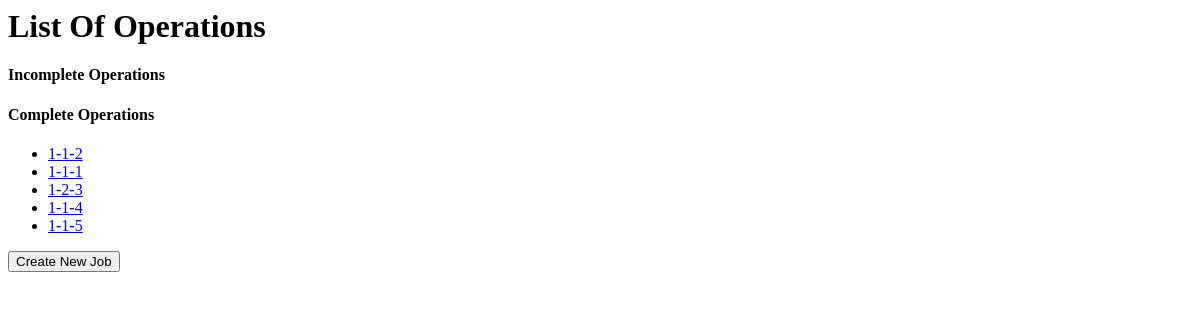
/embossers/, run on an earlier commit of the app's database.
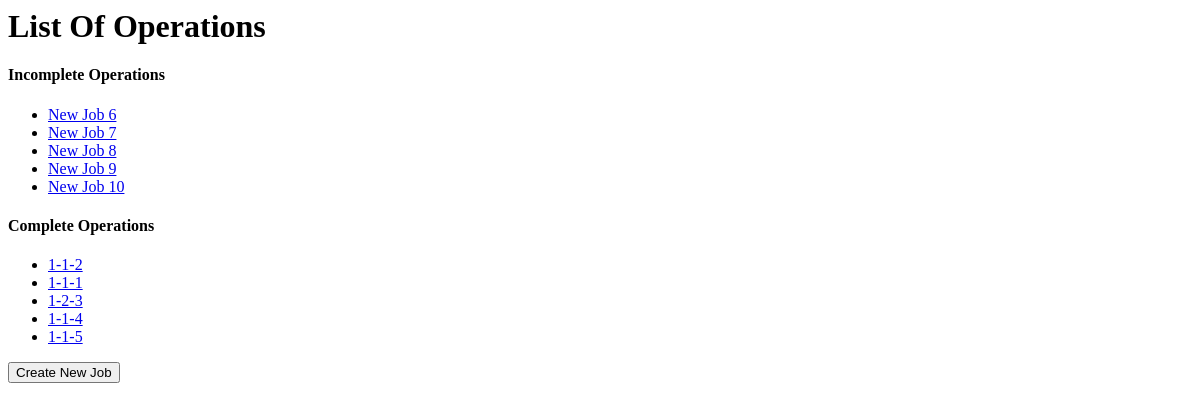
And on a later commit of the database.
### embossers/models.py (models this page shows, shortened)
class Job(models.Model):
    job_id = models.CharField(max_length=100, default="New Job", unique=True)
    date_created = models.DateTimeField('date created', auto_now_add=True)
    last_update = models.DateTimeField('last updated', default=timezone.now)
    date_submitted = models.DateTimeField(null=True, blank=True)
    process_outline = models.CharField(max_length=100, default="None", verbose_name="Process Template")
    has_process_outline_been_modified_for_this_operation = models.BooleanField(default=False, verbose_name="Edited Template")
    has_job_name_been_set = models.BooleanField(default=False)
    completed = models.BooleanField(default=False)
    disable_submit_button = models.BooleanField(default=False)
    job_number = models.CharField(max_length=100, blank=True)
    assembly_number = models.CharField(max_length=100, blank=True)
    operation_number = models.CharField(max_length=100, blank=True)
    def was_created_recently(self):
        now = timezone.now()
        return now - datetime.timedelta(days=1) <= self.date_created <= now
    was_created_recently.admin_order_field = 'date_created'
    was_created_recently.boolean = True
    was_created_recently.short_description = 'Created recently?'

### embossers/views.py (the view)
class IndexView(generic.ListView):
    template_name = 'embossers/pages/index.html'
    context_object_name = 'jobs'
    def get_queryset(self):
        return Job.objects.all()

### templates/embossers/pages/index.html
{% load static %}
<link rel="stylesheet" type="text/css" href="{% static 'embossers/style.css' %}" />
<h1>List Of Operations</h1>
{% if jobs %}
    <h4>Incomplete Operations</h4>
    <ul>
    {% for job in jobs %}
        {% if job.completed == False %}
            {% ifequal job.process_outline "None" %}
                {% ifequal job.has_process_outline_been_modified_for_this_operation False %}
                    <li><a href="{% url 'embossers:pick_template' job.id %}">{{ job.job_id }}</a></li>
                {% else %}
                    <li><a href="{% url 'embossers:detail' job.id %}">{{ job.job_id }}</a></li>
                {% endifequal %}
            {% else %}
                <li><a href="{% url 'embossers:detail' job.id %}">{{ job.job_id }}</a></li>
            {% endifequal %}
        {% endif %}
    {% endfor %}
    </ul>
    <h4>Complete Operations</h4>
    <ul>
        {% for job in jobs %}
            {% if job.completed == True %}
                {% ifequal job.process_outline "None" %}
                    {% ifequal job.has_process_outline_been_modified_for_this_operation False %}
                        <li><a href="{% url 'embossers:pick_template' job.id %}">{{ job.job_id }}</a></li>
                    {% else %}
                        <li><a href="{% url 'embossers:detail' job.id %}">{{ job.job_id }}</a></li>
                    {% endifequal %}
                {% else %}
                    <li><a href="{% url 'embossers:detail' job.id %}">{{ job.job_id }}</a></li>
                {% endifequal %}
            {% endif %}
        {% endfor %}
        </ul>
{% else %}
    <p>No jobs are available.</p>
{% endif %}
<form action="{% url 'embossers:create_job' %}" name="create_job_from_index">
    <button type="submit">Create New Job</button>
</form>

What changed in the data, as far as the page shows it:
added Job: job_id "New Job 6", shown under "Incomplete Operations"
added Job: job_id "New Job 7", shown under "Incomplete Operations"
added Job: job_id "New Job 8", shown under "Incomplete Operations"
added Job: job_id "New Job 9", shown under "Incomplete Operations"
added Job: job_id "New Job 10", shown under "Incomplete Operations"
